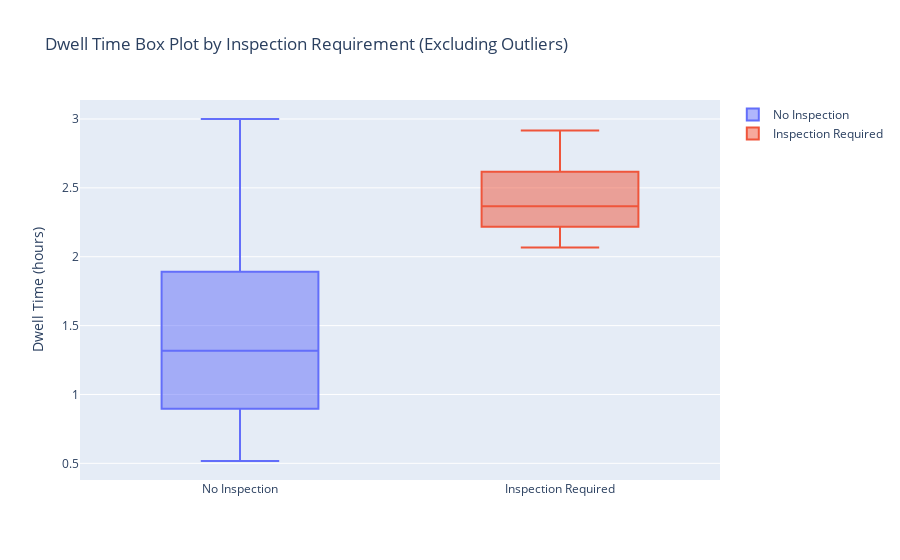

Notebook cell for this chart:
### Code cell
# Create box plots to analyze how dwell time varies according to INSPECTION_REQUIRED

fig2 = go.Figure()

# No inspection required
fig2.add_trace(go.Box(
   y=df_clean[df_clean['INSPECTION_REQUIRED'] == 'N']['DWELL_TIME'],
   name='No Inspection'
))

# Inspection required
fig2.add_trace(go.Box(
   y=df_clean[df_clean['INSPECTION_REQUIRED'] == 'Y']['DWELL_TIME'],
   name='Inspection Required'
))

# Labels
fig2.update_layout(
   title='Dwell Time Box Plot by Inspection Requirement (Excluding Outliers)',
   yaxis_title='Dwell Time (hours)'
)

fig2.show()

### Figure 1 — Plotly figure (JSON) as saved in the notebook; plotly's stock layout.template omitted (floating-point values rounded to 4 significant figures; data arrays with more than 128 entries replaced by an {"elided": "..."} marker saying what was removed)
{"data": [{"name": "No Inspection", "type": "box", "y": {"elided": "393 float values"}}, {"name": "Inspection Required", "type": "box", "y": [2.533, 2.367, 2.367, 2.917, 2.217, 2.1, 2.3, 2.617, 2.067, 2.617]}], "layout": {"title": {"text": "Dwell Time Box Plot by Inspection Requirement (Excluding Outliers)"}, "yaxis": {"title": {"text": "Dwell Time (hours)"}}}}
